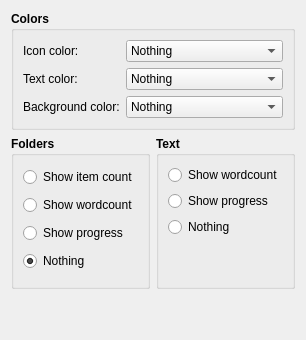
         <widget class="QWidget" name="tab">
          <attribute name="title">
           <string>Tree</string>
          </attribute>
          <layout class="QVBoxLayout" name="verticalLayout_17">
           <item>
            <widget class="QGroupBox" name="groupBox_3">
             <property name="font">
              <font>
               <weight>75</weight>
               <bold>true</bold>
              </font>
             </property>
             <property name="title">
              <string>Colors</string>
             </property>
             <layout class="QFormLayout" name="formLayout">
              <property name="fieldGrowthPolicy">
               <enum>QFormLayout::ExpandingFieldsGrow</enum>
              </property>
              <item row="0" column="0">
               <widget class="QLabel" name="label_3">
                <property name="font">
                 <font>
                  <weight>50</weight>
                  <bold>false</bold>
                 </font>
                </property>
                <property name="text">
                 <string>Icon color:</string>
                </property>
               </widget>
              </item>
              <item row="0" column="1">
               <widget class="QComboBox" name="cmbTreeIcon">
                <property name="sizePolicy">
                 <sizepolicy hsizetype="Expanding" vsizetype="Fixed">
                  <horstretch>0</horstretch>
                  <verstretch>0</verstretch>
                 </sizepolicy>
                </property>
                <property name="font">
                 <font>
                  <weight>50</weight>
                  <bold>false</bold>
                 </font>
                </property>
                <item>
                 <property name="text">
                  <string>Nothing</string>
                 </property>
                </item>
                <item>
                 <property name="text">
                  <string>POV</string>
                 </property>
                </item>
                <item>
                 <property name="text">
                  <string>Label</string>
                 </property>
                </item>
                <item>
                 <property name="text">
                  <string>Progress</string>
                 </property>
                </item>
                <item>
                 <property name="text">
                  <string>Compile</string>
                 </property>
                </item>
               </widget>
              </item>
              <item row="1" column="0">
               <widget class="QLabel" name="label_4">
                <property name="font">
                 <font>
                  <weight>50</weight>
                  <bold>false</bold>
                 </font>
                </property>
                <property name="text">
                 <string>Text color:</string>
                </property>
               </widget>
              </item>
              <item row="1" column="1">
               <widget class="QComboBox" name="cmbTreeText">
                <property name="sizePolicy">
                 <sizepolicy hsizetype="Expanding" vsizetype="Fixed">
                  <horstretch>0</horstretch>
                  <verstretch>0</verstretch>
                 </sizepolicy>
                </property>
                <property name="font">
                 <font>
                  <weight>50</weight>
                  <bold>false</bold>
                 </font>
                </property>
                <item>
                 <property name="text">
                  <string>Nothing</string>
                 </property>
                </item>
                <item>
                 <property name="text">
                  <string>POV</string>
                 </property>
                </item>
                <item>
                 <property name="text">
                  <string>Label</string>
                 </property>
                </item>
                <item>
                 <property name="text">
                  <string>Progress</string>
                 </property>
                </item>
                <item>
                 <property name="text">
                  <string>Compile</string>
                 </property>
                </item>
               </widget>
              </item>
              <item row="2" column="0">
               <widget class="QLabel" name="label_5">
                <property name="font">
                 <font>
                  <weight>50</weight>
                  <bold>false</bold>
                 </font>
                </property>
                <property name="text">
                 <string>Background color:</string>
                </property>
               </widget>
              </item>
              <item row="2" column="1">
               <widget class="QComboBox" name="cmbTreeBackground">
                <property name="sizePolicy">
                 <sizepolicy hsizetype="Expanding" vsizetype="Fixed">
                  <horstretch>0</horstretch>
                  <verstretch>0</verstretch>
                 </sizepolicy>
                </property>
                <property name="font">
                 <font>
                  <weight>50</weight>
                  <bold>false</bold>
                 </font>
                </property>
                <item>
                 <property name="text">
                  <string>Nothing</string>
                 </property>
                </item>
                <item>
                 <property name="text">
                  <string>POV</string>
                 </property>
                </item>
                <item>
                 <property name="text">
                  <string>Label</string>
                 </property>
                </item>
                <item>
                 <property name="text">
                  <string>Progress</string>
                 </property>
                </item>
                <item>
                 <property name="text">
                  <string>Compile</string>
                 </property>
                </item>
               </widget>
              </item>
             </layout>
            </widget>
           </item>
           <item>
            <layout class="QHBoxLayout" name="horizontalLayout_9">
             <item>
              <widget class="QGroupBox" name="groupBox_8">
               <property name="font">
                <font>
                 <weight>75</weight>
                 <bold>true</bold>
                </font>
               </property>
               <property name="title">
                <string>Folders</string>
               </property>
               <layout class="QVBoxLayout" name="verticalLayout_15">
                <item>
                 <widget class="QRadioButton" name="rdoTreeItemCount">
                  <property name="font">
                   <font>
                    <weight>50</weight>
                    <bold>false</bold>
                   </font>
                  </property>
                  <property name="text">
                   <string>Show item count</string>
                  </property>
                 </widget>
                </item>
                <item>
                 <widget class="QRadioButton" name="rdoTreeWC">
                  <property name="font">
                   <font>
                    <weight>50</weight>
                    <bold>false</bold>
                   </font>
                  </property>
                  <property name="text">
                   <string>Show wordcount</string>
                  </property>
                 </widget>
                </item>
                <item>
                 <widget class="QRadioButton" name="rdoTreeProgress">
                  <property name="font">
                   <font>
                    <weight>50</weight>
                    <bold>false</bold>
                   </font>
                  </property>
                  <property name="text">
                   <string>Show progress</string>
                  </property>
                 </widget>
                </item>
                <item>
                 <widget class="QRadioButton" name="rdoTreeNothing">
                  <property name="font">
                   <font>
                    <weight>50</weight>
                    <bold>false</bold>
                   </font>
                  </property>
                  <property name="text">
                   <string>Nothing</string>
                  </property>
                  <property name="checked">
                   <bool>true</bool>
                  </property>
                 </widget>
                </item>
               </layout>
              </widget>
             </item>
             <item>
              <widget class="QGroupBox" name="groupBox_9">
               <property name="font">
                <font>
                 <weight>75</weight>
                 <bold>true</bold>
                </font>
               </property>
               <property name="title">
                <string>Text</string>
               </property>
               <layout class="QVBoxLayout" name="verticalLayout_16">
                <item>
                 <widget class="QRadioButton" name="rdoTreeTextWC">
                  <property name="font">
                   <font>
                    <weight>50</weight>
                    <bold>false</bold>
                   </font>
                  </property>
                  <property name="text">
                   <string>Show wordcount</string>
                  </property>
                 </widget>
                </item>
                <item>
                 <widget class="QRadioButton" name="rdoTreeTextProgress">
                  <property name="font">
                   <font>
                    <weight>50</weight>
                    <bold>false</bold>
                   </font>
                  </property>
                  <property name="text">
                   <string>Show progress</string>
                  </property>
                 </widget>
                </item>
                <item>
                 <widget class="QRadioButton" name="rdoTreeTextNothing">
                  <property name="font">
                   <font>
                    <weight>50</weight>
                    <bold>false</bold>
                   </font>
                  </property>
                  <property name="text">
                   <string>Nothing</string>
                  </property>
                 </widget>
                </item>
                <item>
                 <spacer name="verticalSpacer_6">
                  <property name="font">
                   <font>
                    <weight>50</weight>
                    <bold>false</bold>
                   </font>
                  </property>
                  <property name="orientation">
                   <enum>Qt::Vertical</enum>
                  </property>
                  <property name="sizeHint" stdset="0">
                   <size>
                    <width>20</width>
                    <height>40</height>
                   </size>
                  </property>
                 </spacer>
                </item>
               </layout>
              </widget>
             </item>
            </layout>
           </item>
           <item>
            <spacer name="verticalSpacer_3">
             <property name="orientation">
              <enum>Qt::Vertical</enum>
             </property>
             <property name="sizeHint" stdset="0">
              <size>
               <width>20</width>
               <height>40</height>
              </size>
             </property>
            </spacer>
           </item>
          </layout>
         </widget>
